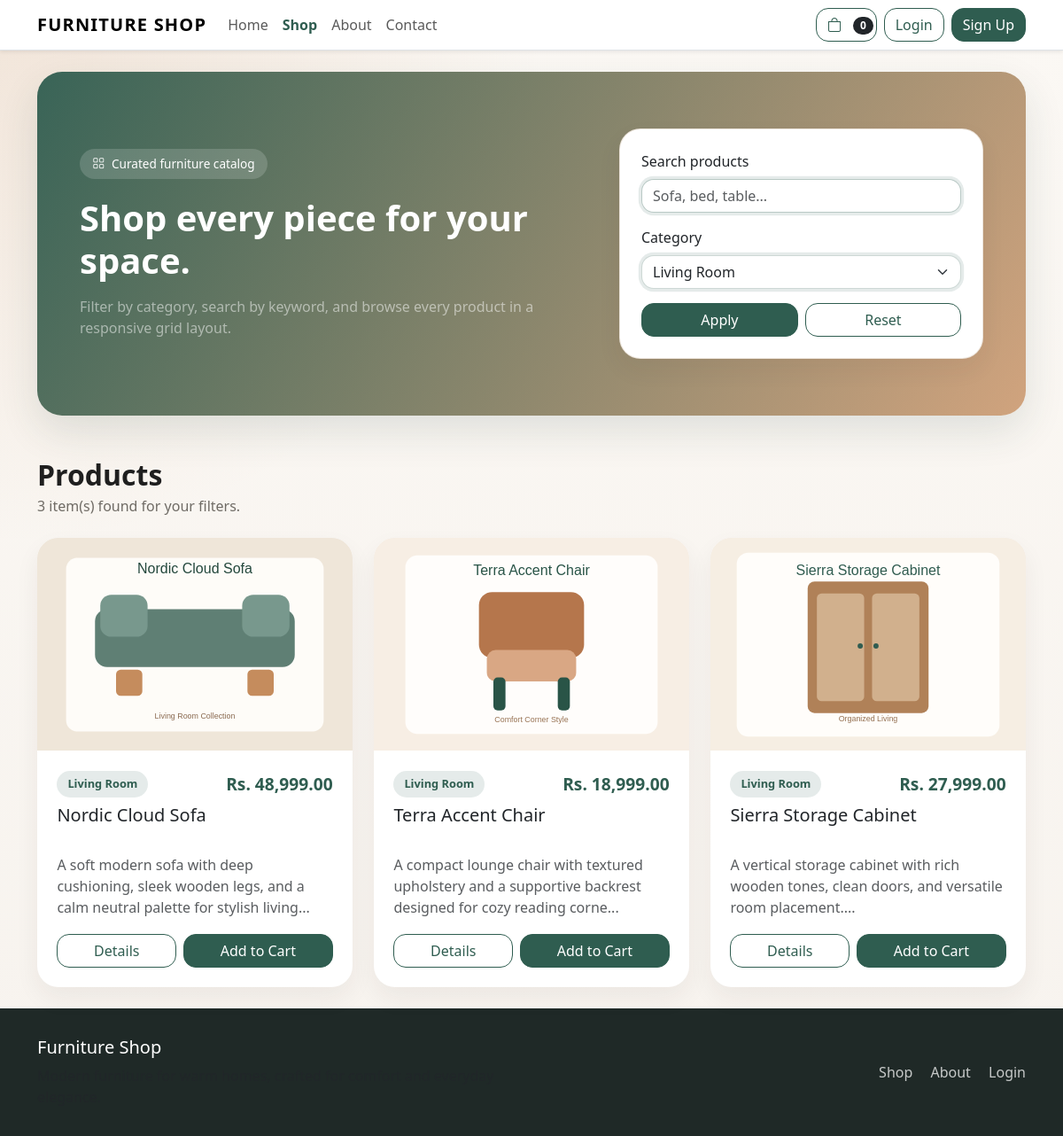
Page /shop.php?category=1 on the committed database.
### tables this page shows
CREATE TABLE products (
    id INT UNSIGNED AUTO_INCREMENT PRIMARY KEY,
    category_id INT UNSIGNED NOT NULL,
    name VARCHAR(180) NOT NULL,
    description TEXT NOT NULL,
    price DECIMAL(10, 2) NOT NULL DEFAULT 0.00,
    cover_image VARCHAR(255) NOT NULL,
    created_at TIMESTAMP NOT NULL DEFAULT CURRENT_TIMESTAMP,
    KEY idx_products_category_id (category_id),
    CONSTRAINT fk_products_category
        FOREIGN KEY (category_id) REFERENCES categories(id)
        ON DELETE RESTRICT ON UPDATE CASCADE
);

CREATE TABLE categories (
    id INT UNSIGNED AUTO_INCREMENT PRIMARY KEY,
    name VARCHAR(120) NOT NULL,
    created_at TIMESTAMP NOT NULL DEFAULT CURRENT_TIMESTAMP,
    UNIQUE KEY uk_categories_name (name)
);

### includes/helpers.php (called while the page is built, shortened)
<?php
function base_url($path = '')
{
    $base = rtrim(BASE_URL, '/');
    return $base . '/' . ltrim($path, '/');
}
function e($value)
{
    return htmlspecialchars((string) $value, ENT_QUOTES, 'UTF-8');
}
function format_price($amount)
{
    return 'Rs. ' . number_format((float) $amount, 2);
}
function image_url($path)
{
    return base_url($path);
}
function selected_if($condition)
{
    return $condition ? ' selected' : '';
}
    ?>

### includes/store.php (called while the page is built, shortened)
<?php
function get_categories(PDO $pdo)
{
    $stmt = $pdo->query('SELECT * FROM categories ORDER BY name ASC');
    return $stmt->fetchAll(PDO::FETCH_ASSOC);
}
function get_shop_products(PDO $pdo, $categoryId = 0, $search = '')
{
    $sql = 'SELECT p.*, c.name AS category_name
            FROM products p
            INNER JOIN categories c ON c.id = p.category_id
            WHERE 1 = 1';
    $params = array();
    if ($categoryId > 0) {
        $sql .= ' AND p.category_id = :category_id';
        $params['category_id'] = $categoryId;
    }
    $sql .= ' ORDER BY p.created_at DESC';
    $stmt = $pdo->prepare($sql);
    $stmt->execute($params);
    return $stmt->fetchAll(PDO::FETCH_ASSOC);
}

### shop.php (the view, shortened to what this page needs)
<?php
require_once __DIR__ . '/db.php';
$categories = get_categories($pdo);
$selectedCategory = isset($_GET['category']) ? (int) $_GET['category'] : 0;
$search = trim(isset($_GET['search']) ? $_GET['search'] : '');
$products = get_shop_products($pdo, $selectedCategory, $search);
require_once __DIR__ . '/header.php';
?>
<section class="mb-5">
    <div class="hero-section hero-simple">
        <div class="row align-items-center g-4">
            <div class="col-lg-7">
                <span class="hero-chip"><i class="bi bi-grid"></i> Curated furniture catalog</span>
                <h1 class="display-6 fw-bold mb-3">Shop every piece for your space.</h1>
                <p class="mb-0 text-white-50">Filter by category, search by keyword, and browse every product in a responsive grid layout.</p>
            </div>
            <div class="col-lg-5">
                <form method="get" class="panel-card p-4 bg-white text-dark">
                    <div class="mb-3">
                        <label class="form-label" for="search">Search products</label>
                        <input type="text" class="form-control" id="search" name="search" value="<?php echo e($search); ?>" placeholder="Sofa, bed, table...">
                    </div>
                    <div class="mb-3">
                        <label class="form-label" for="category">Category</label>
                        <select class="form-select" id="category" name="category">
                            <?php foreach ($categories as $category): ?>
                                <option value="<?php echo e($category['id']); ?>"<?php echo selected_if($selectedCategory === (int) $category['id']); ?>><?php echo e($category['name']); ?></option>
                            <?php endforeach; ?>
                        </select>
                    </div>
                    <div class="d-flex gap-2">
                        <button type="submit" class="btn btn-dark flex-fill">Apply</button>
                        <a href="<?php echo e(base_url('shop.php')); ?>" class="btn btn-outline-dark flex-fill">Reset</a>
                    </div>
                </form>
            </div>
        </div>
    </div>
</section>
<section>
    <div class="d-flex justify-content-between align-items-center flex-wrap gap-3 mb-4">
        <div>
            <h2 class="section-title mb-1">Products</h2>
            <p class="section-subtitle mb-0"><?php echo e(count($products)); ?> item(s) found for your filters.</p>
        </div>
    </div>
    <?php if (!$products): ?>
        <div class="panel-card empty-state">
            <h3 class="h4 mb-2">No products matched your search.</h3>
            <p class="text-muted mb-4">Try another keyword or clear the category filter to explore the full collection.</p>
            <a class="btn btn-dark" href="<?php echo e(base_url('shop.php')); ?>">View All Products</a>
        </div>
    <?php else: ?>
        <div class="row g-4">
            <?php foreach ($products as $product): ?>
                <div class="col-md-6 col-xl-4">
                    <div class="product-card card border-0">
                        <img src="<?php echo e(image_url($product['cover_image'])); ?>" class="product-image" alt="<?php echo e($product['name']); ?>">
                        <div class="card-body">
                            <div class="d-flex justify-content-between align-items-center mb-2">
                                <span class="category-pill"><?php echo e($product['category_name']); ?></span>
                                <span class="product-price"><?php echo e(format_price($product['price'])); ?></span>
                            </div>
                            <h3 class="h5"><?php echo e($product['name']); ?></h3>
                            <p class="text-muted"><?php echo e(substr($product['description'], 0, 105)); ?>...</p>
                            <div class="d-flex gap-2">
                                <a class="btn btn-outline-dark flex-fill" href="<?php echo e(base_url('product.php?id=' . $product['id'])); ?>">Details</a>
                                <form method="post" action="<?php echo e(base_url('cart.php')); ?>" class="flex-fill">
                                    <button type="submit" class="btn btn-dark w-100">Add to Cart</button>
                                </form>
                            </div>
                        </div>
                    </div>
                </div>
            <?php endforeach; ?>
        </div>
    <?php endif; ?>
</section>
<?php require_once __DIR__ . '/footer.php'; ?>

### assets/css/style.css (style rules this page uses)
:root { --fs-bg: #f7f3ee; --fs-surface: #ffffff; --fs-primary: #2f5d50; --fs-primary-dark: #22453b; --fs-accent: #c58c5d; --fs-ink: #1f1f1f; --fs-muted: #6f6b65; --fs-border: #e8ded2; --fs-shadow: 0 18px 45px rgba(34, 69, 59, 0.12); }
body { font-family: "Segoe UI", Tahoma, Geneva, Verdana, sans-serif; background: radial-gradient(circle at top left, rgba(197, 140, 93, 0.18), transparent 35%), linear-gradient(180deg, #fbf8f4 0%, var(--fs-bg) 100%); color: var(--fs-ink); }
a { text-decoration: none; }
.hero-section { background: linear-gradient(135deg, rgba(47, 93, 80, 0.96), rgba(32, 53, 47, 0.92)), linear-gradient(135deg, rgba(197, 140, 93, 0.2), transparent); border-radius: 28px; padding: 4rem 3rem; color: #fff; box-shadow: var(--fs-shadow); overflow: hidden; }
.hero-section.hero-simple { background: linear-gradient(120deg, rgba(47, 93, 80, 0.95), rgba(197, 140, 93, 0.78)); }
.hero-chip { display: inline-flex; align-items: center; gap: 0.5rem; padding: 0.45rem 0.9rem; border-radius: 999px; background: rgba(255, 255, 255, 0.16); font-size: 0.85rem; margin-bottom: 1.25rem; }
.section-title { font-size: 2rem; font-weight: 700; margin-bottom: 0.35rem; }
.section-subtitle { color: var(--fs-muted); max-width: 620px; }
.stat-card, .panel-card, .product-card, .form-card { background: var(--fs-surface); border: 1px solid rgba(232, 222, 210, 0.8); border-radius: 24px; box-shadow: 0 12px 28px rgba(44, 37, 29, 0.06); }
.stat-card, .panel-card, .form-card { height: 100%; }
.product-card { overflow: hidden; transition: transform 0.25s ease, box-shadow 0.25s ease; height: 100%; }
.product-card .product-image { height: 240px; object-fit: cover; width: 100%; background: #f2ede6; }
.product-card .card-body { padding: 1.4rem; display: flex; flex-direction: column; }
.product-card h3, .product-card .h5 { min-height: 3rem; }
.product-card p.text-muted { min-height: 4.5rem; margin-bottom: 1.1rem; }
.product-price { font-size: 1.2rem; font-weight: 700; color: var(--fs-primary); }
.category-pill { display: inline-block; padding: 0.35rem 0.75rem; border-radius: 999px; background: rgba(47, 93, 80, 0.12); color: var(--fs-primary); font-size: 0.8rem; font-weight: 600; }
.btn-dark { background: var(--fs-primary); border-color: var(--fs-primary); }
.btn, .form-control, .form-select { border-radius: 14px; }
.form-control, .form-select, .form-control:focus, .form-select:focus { border-color: rgba(47, 93, 80, 0.24); box-shadow: 0 0 0 0.2rem rgba(47, 93, 80, 0.12); }
.btn-outline-dark { border-color: var(--fs-primary); color: var(--fs-primary); }

### rows in the picture
products: cover_image (placeholder picture), category.name "Living Room", price "Rs. 48,999.00", name "Nordic Cloud Sofa", description "A soft modern sofa with deep cushioning, sleek wooden legs, and a calm neutral palette for stylish living"
products: cover_image (placeholder picture), category.name "Living Room", price "Rs. 18,999.00", name "Terra Accent Chair", description "A compact lounge chair with textured upholstery and a supportive backrest designed for cozy reading corne"
products: cover_image (placeholder picture), category.name "Living Room", price "Rs. 27,999.00", name "Sierra Storage Cabinet", description "A vertical storage cabinet with rich wooden tones, clean doors, and versatile room placement."

### other values in the picture
APP_NAME "FURNITURE SHOP"
$cartCount "0"
count($products) "3"
APP_NAME "Furniture Shop"
form field category "Living Room"
